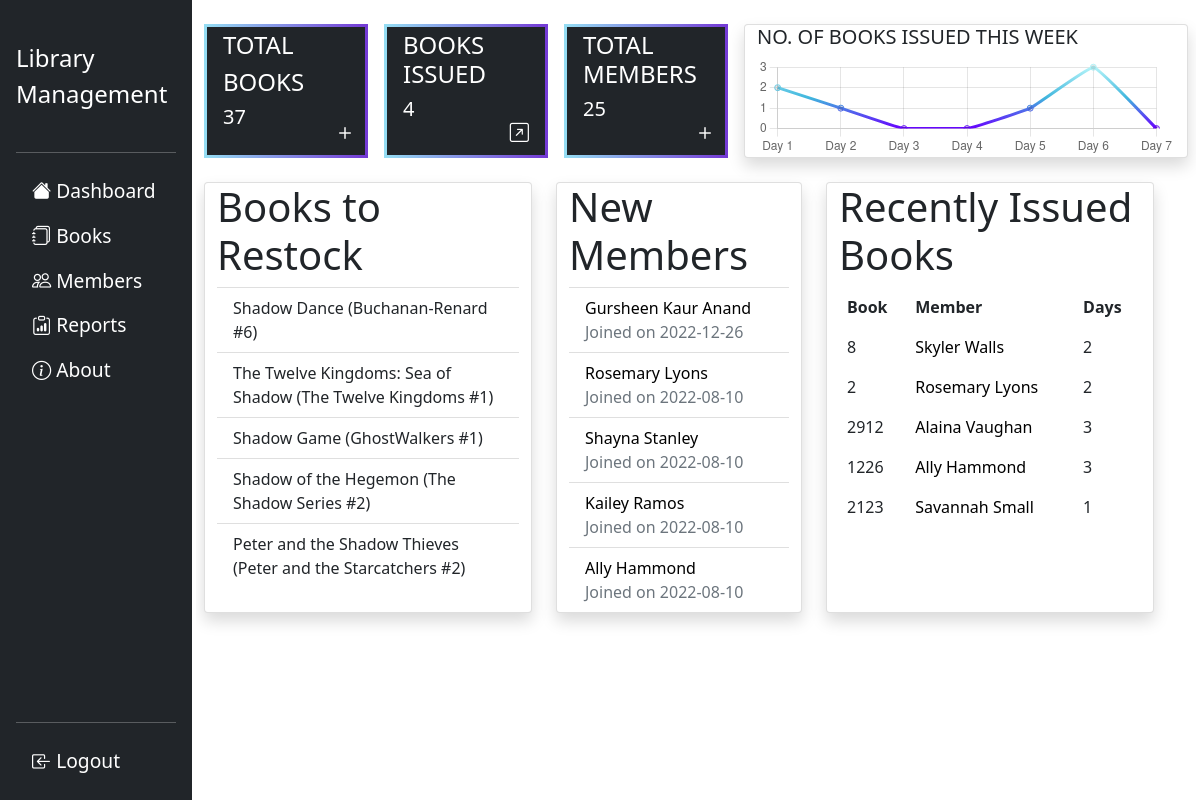
The page /home (signed in) on the database its author committed.
### flasklib/models.py (models this page shows, shortened)
class Book(db.Model):
    bid=db.Column(db.Integer,primary_key=True)
    title=db.Column(db.String,nullable=False)
    authors=db.Column(db.String,nullable=False)
    average_rating=db.Column(db.String,nullable=False)
    isbn=db.Column(db.String,nullable=False)
    publisher=db.Column(db.String,nullable=False)
    publish_date=db.Column(db.String,nullable=False)
    quantity=db.Column(db.Integer,nullable=False,default=5)
    availability=db.Column(db.Integer,nullable=False,default=5)
    borrowers=db.Column(db.String,db.ForeignKey('member.mid'),default='')

class Member(db.Model):
    mid=db.Column(db.Integer,primary_key=True)
    mname=db.Column(db.String(20),nullable=False)
    email=db.Column(db.String,unique=True,nullable=False)
    contact=db.Column(db.String(12),nullable=False)
    date_added=db.Column(db.DateTime,default=datetime.utcnow)
    debt=db.Column(db.Float,nullable=False,default=0)
    dues=db.Column(db.String,default='')
    books=db.relationship('Book',backref='issued_to',lazy=True)
    issues=db.relationship('BookIssue',backref='issues',lazy=True)

class BookIssue(db.Model):
    issue_id=db.Column(db.Integer,primary_key=True)
    days=db.Column(db.Integer,nullable=False,default=7)
    bid=db.Column(db.Integer,nullable=False)
    mid=db.Column(db.Integer,db.ForeignKey('member.mid'),default='')
    issue_date=db.Column(db.DateTime,nullable=False,default=datetime.utcnow)
    due_date=db.Column(db.DateTime,nullable=False)
    fee=db.Column(db.Float)
    returned=db.Column(db.Boolean,nullable=False,default=0)

### flasklib/main/routes.py (the view)
@main.route("/home")
@login_required
def home():
    totalb=db.session.query(Book).count()
    totali=len(BookIssue.query.filter_by(returned=0).all())
    totalm=db.session.query(Member).count()
    restock=Book.query.filter_by(quantity=0).limit(5)#quantity=0 for restock
    startdate=datetime.now().date()-timedelta(days=6)
    dbweek=db.session.query(BookIssue.issue_date,func.count(BookIssue.issue_id).label('qty')).filter(func.date(BookIssue.issue_date)>=startdate).group_by(func.date(BookIssue.issue_date)).all()
    weeklyissues=[(startdate+timedelta(days=i),0) for i in range(7)]
    for j in dbweek:
        if (j[0].date(),0) in weeklyissues:
            index=weeklyissues.index((j[0].date(),0))
            weeklyissues[index]=(j[0].date(),j[1])
    newmembers=Member.query.order_by(desc('date_added')).limit(5)
    recentissues=BookIssue.query.order_by(desc('issue_date')).limit(5)
    return render_template('templates_main/home.html',title='Home',totalb=totalb,totali=totali,totalm=totalm,restock=restock,weeklyissues=weeklyissues,newmembers=newmembers,recentissues=recentissues)

### flasklib/models.py (called while the page is built)
@login_manager.user_loader
def load_user(user_id):
    return Admin.query.get(int(user_id))

### flasklib/templates/templates_main/home.html (shortened to what this page needs)
{% extends 'layout.html' %}
{% block content %}
{% set weeklycount=[] %}
<div class="container">
    <div class="row px-2 gap-3">
        <div class="col-2 card bg-dark text-white" style="border: 10px solid;
        border-image-slice: 1;
        border-width: 3px;border-image-source: linear-gradient(to left, #743ad5,#95ddf3);">
            <div class="card-body p-1">
                <h4>TOTAL <h4>BOOKS</h4></h4>
                <h5 class="card-text">{{ totalb }}</h5>
                <a href="{{ url_for('books.add_book') }}"><i class="bi bi-plus position-absolute bottom-0 end-0 me-2 mb-1" style="font-size:1.5rem;color: white;"></i></a>
            </div>
        </div>
        <div class="col-2 card bg-dark text-white"  style="border: 10px solid;
        border-image-slice: 1;
        border-width: 3px;border-image-source: linear-gradient(to left, #743ad5, #95ddf3);">
            <div class="card-body p-1">
                <h4>BOOKS ISSUED</h4>
                <h5 class="card-text">{{ totali }}</h5>
                <a href="{{ url_for('books.viewbooks') }}"><i class="bi bi-arrow-up-right-square position-absolute bottom-0 end-0 me-3 mb-2" style="font-size:1.2rem;color: white;"></i></a>
            </div>
        </div>
        <div class="col-2 card bg-dark text-white"  style="border: 10px solid;
        border-image-slice: 1;
        border-width: 3px;border-image-source: linear-gradient(to left, #743ad5, #95ddf3);">
            <div class="card-body p-1">
                <h4>TOTAL MEMBERS</h4>
                <h5 class="card-text">{{ totalm }}</h5>
                <a href="{{ url_for('members.add_member') }}"><i class="bi bi-plus position-absolute bottom-0 end-0 me-2 mb-1" style="font-size:1.5rem;color: white;"></i></a>
            </div>
        </div>
        <div class="col card shadow rounded">
            <h5>NO. OF BOOKS ISSUED THIS WEEK</h5>
            <canvas id="issueChart" height="100rem"></canvas>
        </div>
    </div>
    <br>
    <div class="row px-2 gap-4">
        <div class="col-4 card shadow rounded">
            <h1 class="display-6">Books to Restock</h1>
            <ul class="list-group list-group-flush">
            {% if totalb==0 %}
                <div class="p-2">
                No books found. Add books.
                </div>
            {% else %}
                {% for book in restock %}
                <li class="list-group-item">{{ book.title }}</li>
                {% endfor %}
            {% endif %}
            </ul>
        </div>
        <div class="col-3 card shadow rounded">
            <h1 class="display-6">New Members</h1>
            <ul class="list-group list-group-flush">
            {% if totalm==0 %}
                <div class="p-2">
                No members found. Add members.
                </div>
            {% else %}
                {% for member in newmembers %}
                <li class="list-group-item">
                    <a style="text-decoration: none;color:black" href="{{url_for('members.member_info',mid=member.mid)}}">
                        {{ member.mname }}<br>
                        <span class="text-muted">Joined on {{ member.date_added.date() }}</span>
                    </a>
                </li>
                {% endfor %}
            {% endif %}
            </ul>
        </div>
        <div class="col-4 card shadow rounded">
            <h1 class="display-6">Recently Issued Books</h1>
            {% if recentissues[0]=='' %}
                <div class="p-2">
                No books issued yet.
                </div>
            {% else %}
                <table class="table table-borderless">
                <thead>
                    <tr>
                    <th scope="col">Book</th>
                    <th scope="col">Member</th>
                    <th scope="col">Days</th>
                    </tr>
                </thead>
                <tbody>
                    <tr>
                    {% for issue in recentissues %}
                    <td>{{ issue.bid }}</td>
                    <td><a style="text-decoration: none;color:black" href="{{url_for('members.member_info',mid=issue.issues.mid)}}">{{ issue.issues.mname }}</a></td>
                    <td>{{ issue.days }}</td>
                    </tr>
                    {% endfor %}
                </table>
            {% endif %}
        </div>
    </div>
    <br>
</div>
{% endblock content %}

### rows shown on the page
Book: title "Shadow Dance (Buchanan-Renard #6)"
Book: title "The Twelve Kingdoms: Sea of Shadow (The Twelve Kingdoms #1)"
Book: title "Shadow Game (GhostWalkers #1)"
Book: title "Shadow of the Hegemon (The Shadow Series #2)"
Book: title "Peter and the Shadow Thieves (Peter and the Starcatchers #2)"
Member: mname "Gursheen Kaur Anand", date_added "2022-12-26"
Member: mname "Rosemary Lyons", date_added "2022-08-10"
Member: mname "Shayna Stanley", date_added "2022-08-10"
Member: mname "Kailey Ramos", date_added "2022-08-10"
Member: mname "Ally Hammond", date_added "2022-08-10"
BookIssue: bid "8", issues.mname "Skyler Walls", days "2"
BookIssue: bid "2", issues.mname "Rosemary Lyons", days "2"
BookIssue: bid "2912", issues.mname "Alaina Vaughan", days "3"
BookIssue: bid "1226", issues.mname "Ally Hammond", days "3"
BookIssue: bid "2123", issues.mname "Savannah Small", days "1"

### other values the page prints
{{ totalb }} "37"
{{ totali }} "4"
{{ totalm }} "25"
